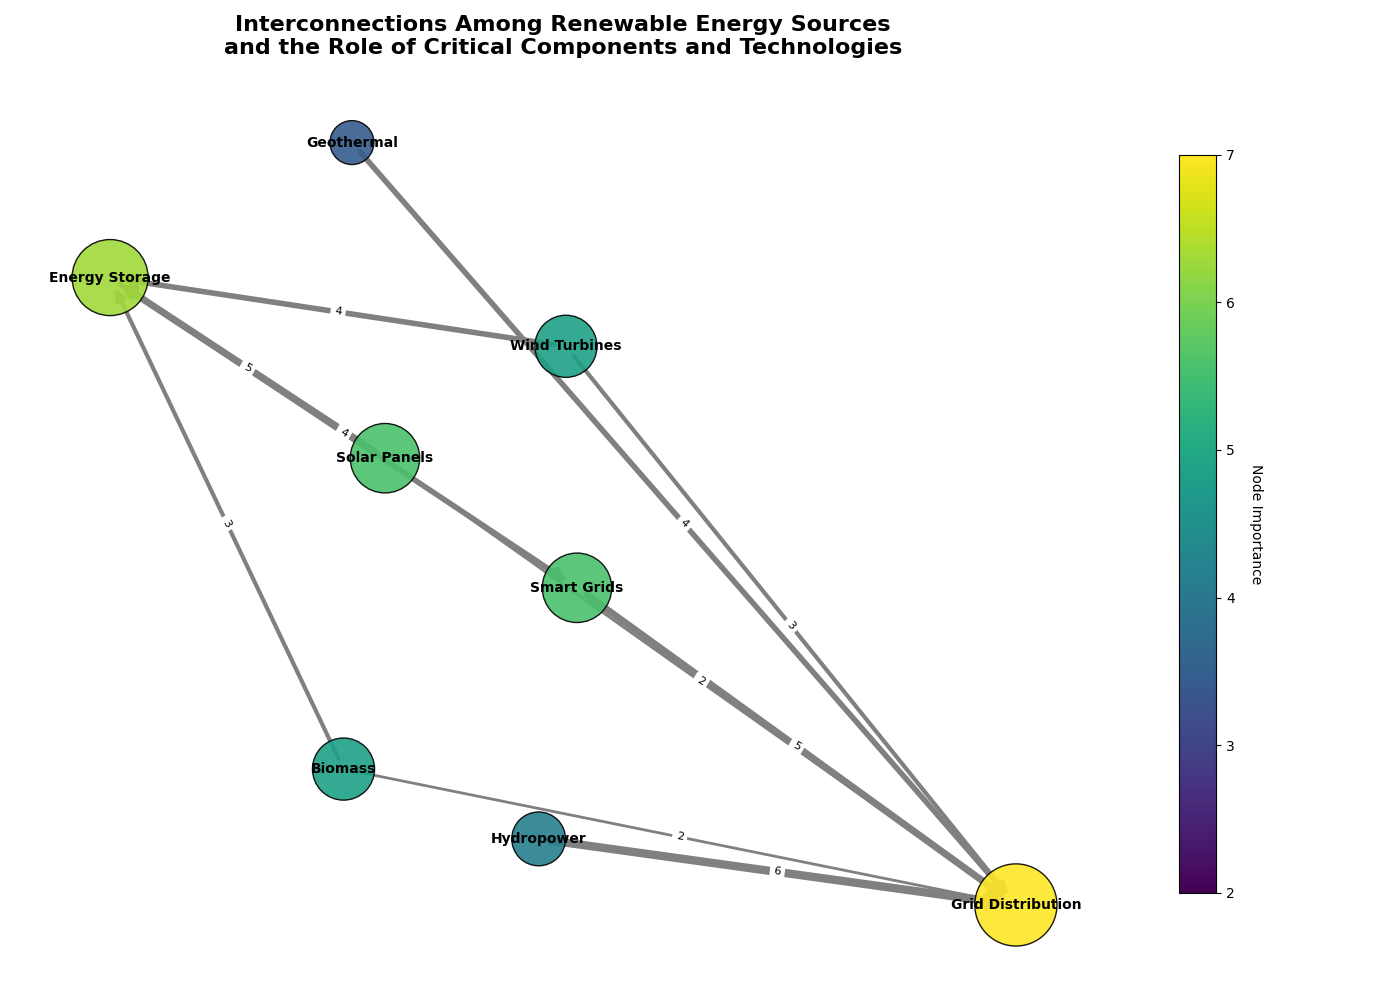

Source code (Python):
import matplotlib.pyplot as plt
import networkx as nx

# Backstory: Exploring the Network of Renewable Energy Sources
# This graph visualizes the network of interconnections among various renewable energy sources and the essential components and technologies that facilitate their generation and distribution.

# Define nodes (Renewable Energy Sources and Components)
nodes = {
    'Solar Panels': 5,
    'Wind Turbines': 4,
    'Hydropower': 3,
    'Geothermal': 2,
    'Biomass': 4,
    'Energy Storage': 6,
    'Grid Distribution': 7,
    'Smart Grids': 5
}

# Define directed edges capturing the flow and connections
edges = {
    ('Solar Panels', 'Energy Storage'): 5,
    ('Wind Turbines', 'Energy Storage'): 4,
    ('Hydropower', 'Grid Distribution'): 6,
    ('Geothermal', 'Grid Distribution'): 4,
    ('Biomass', 'Energy Storage'): 3,
    ('Energy Storage', 'Smart Grids'): 4,
    ('Smart Grids', 'Grid Distribution'): 5,
    ('Solar Panels', 'Grid Distribution'): 2,
    ('Wind Turbines', 'Grid Distribution'): 3,
    ('Biomass', 'Grid Distribution'): 2
}

# Create a directed graph using NetworkX
G = nx.DiGraph()

# Add nodes and edges to the graph
G.add_nodes_from(nodes.keys())
for (start, end), weight in edges.items():
    G.add_edge(start, end, weight=weight)

# Position the nodes using a spring layout for better readability
pos = nx.spring_layout(G, seed=42)

# Create the plot
plt.figure(figsize=(14, 10))

# Nodes: Size and color based on importance
node_sizes = [nodes[node] * 500 for node in G.nodes]
node_colors = [plt.cm.viridis(nodes[node] / max(nodes.values())) for node in G.nodes]

# Draw nodes and edges
nx.draw_networkx_nodes(G, pos, node_size=node_sizes, node_color=node_colors, edgecolors='black', alpha=0.9)
nx.draw_networkx_edges(G, pos, edgelist=edges.keys(), arrowstyle='-|>', arrowsize=15, 
                       width=[w for w in edges.values()], edge_color='gray')

# Draw labels for nodes
nx.draw_networkx_labels(G, pos, font_size=10, font_weight='bold', verticalalignment='center')
nx.draw_networkx_edge_labels(G, pos, edge_labels={edge: f"{weight}" for edge, weight in edges.items()}, font_size=8)

# Add a color bar for node significance
sm = plt.cm.ScalarMappable(cmap=plt.cm.viridis, norm=plt.Normalize(vmin=min(nodes.values()), vmax=max(nodes.values())))
sm._A = []
cbar = plt.colorbar(sm, ax=plt.gca(), shrink=0.8)  # Specify the current axes for the color bar
cbar.set_label('Node Importance', rotation=270, labelpad=20)

# Add a concise, multi-line title
plt.title("Interconnections Among Renewable Energy Sources\nand the Role of Critical Components and Technologies", fontsize=16, fontweight='bold')

# Adjust layout
plt.axis('off')
plt.tight_layout()

# Show the plot
plt.show()
